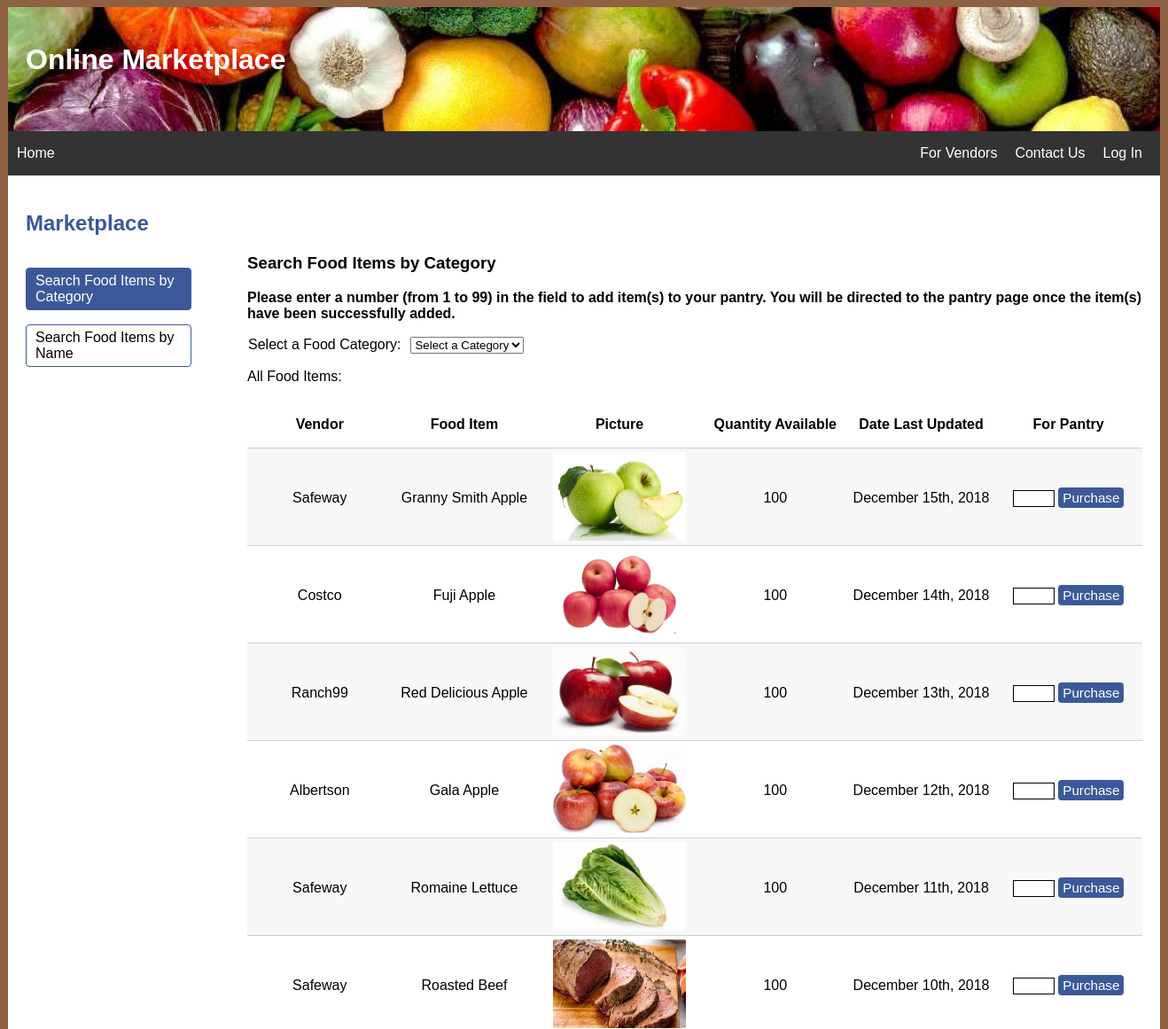
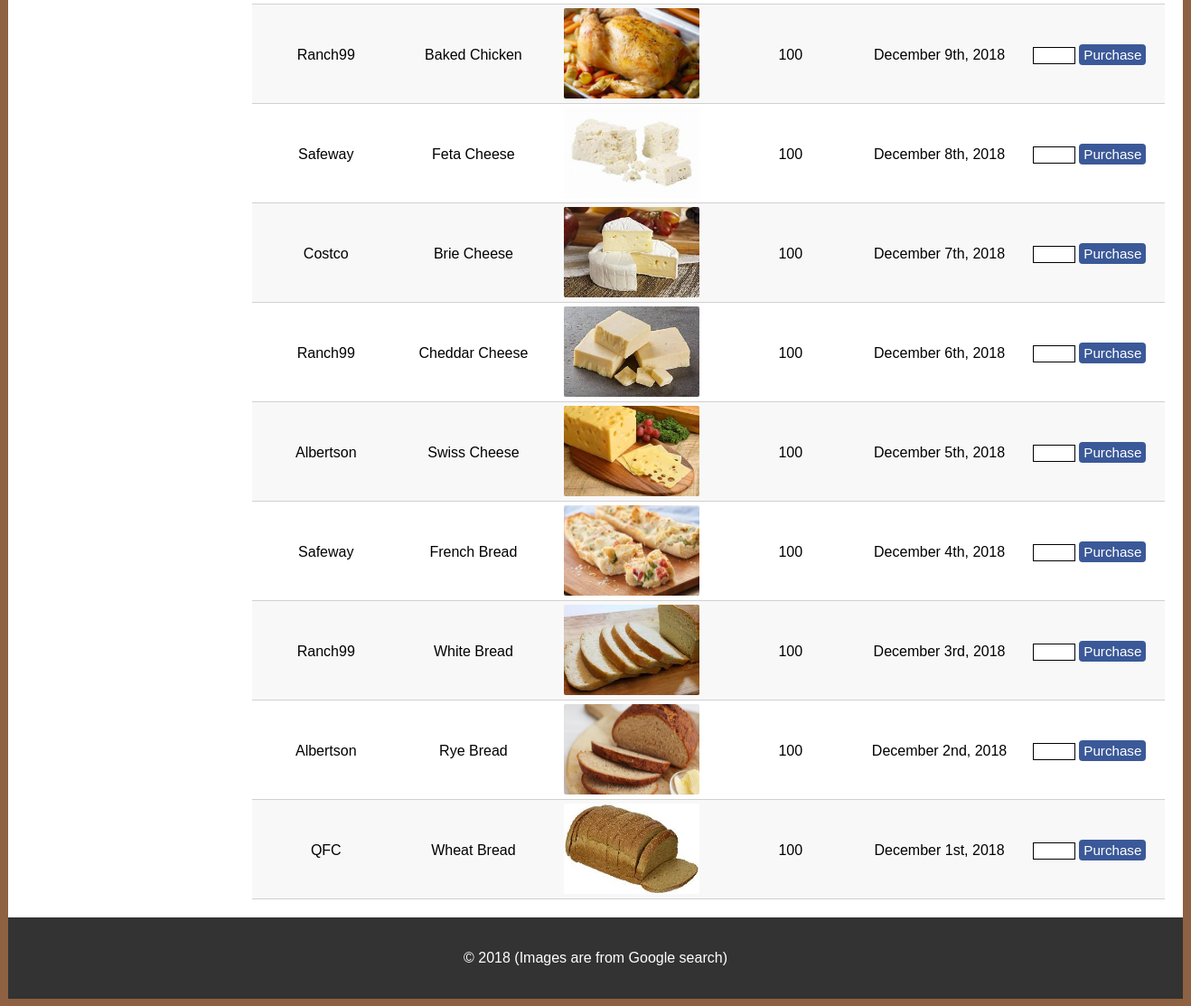
The app's page / (signed in) with its own data (2 pictures, top to bottom).
### tables this page shows
CREATE TABLE IF NOT EXISTS Foods (
    Food_Number int(10) unsigned NOT NULL auto_increment COMMENT 'A unique number to identify a single food.',
    Vendor_Number int(10) unsigned NOT NULL COMMENT 'A reference to the vendor that owns the food',
    Category_Number int(10) unsigned NOT NULL COMMENT 'A reference to the category that contains the food.',
    Food_Name varchar(40) NOT NULL COMMENT 'Food name.',
    Date_Updated timestamp NOT NULL default CURRENT_TIMESTAMP COMMENT 'Date updated.',
    Food_Quantity smallint(5) unsigned NOT NULL COMMENT 'Food quantity.',
    Food_Image VARCHAR(50) NOT NULL COMMENT 'Food image',
    CONSTRAINT FoodsPK PRIMARY KEY (Food_Number),
    CONSTRAINT FoodsFK1 FOREIGN KEY FoodsIX1 (Vendor_Number)
    REFERENCES Vendors (Vendor_Number) ON DELETE CASCADE,
    CONSTRAINT FoodsFK2 FOREIGN KEY FoodsIX2 (Category_Number)
    REFERENCES Categories (Category_Number) ON DELETE CASCADE
);

CREATE TABLE IF NOT EXISTS Vendors (
    Vendor_Number int(10) unsigned NOT NULL auto_increment COMMENT 'A unique number to identify a single vendor.',
    Vendor_Name varchar(40) NOT NULL COMMENT 'Vendor''s name.',
    CONSTRAINT VendorsPK PRIMARY KEY (Vendor_Number)
);

### includes/table.inc.php (the view, shortened to what this page needs)
<?php
    require_once "connectvars.inc.php";
    $query = "SELECT * FROM Vendors INNER JOIN Foods ON Foods.Vendor_Number = Vendors.Vendor_Number ORDER BY Foods.Date_Updated DESC";
    $data = mysqli_query($dbc, $query)
        or die ("Error querying database - $query");
?>
<p>All Food Items:</p>
<?php
    $row_count = 1;
    if (mysqli_num_rows($data) > 0) {
        echo "<table>
            <tr>
                <th class='cell'>Vendor</th>
                <th class='cell'>Food Item</th>
                <th class='cell'>Picture</th>
                <th class='cell'>Quantity Available</th>
                <th class='cell'>Date Last Updated</th>
                <th class='cell'>For Pantry</th>
            </tr>";
        while ($row = mysqli_fetch_array($data)) {
            $vendor = $row['Vendor_Name'];
            $itemid = $row['Food_Number'];
            $name = $row['Food_Name'];
            $image = $row['Food_Image'];
            $quantity = $row['Food_Quantity'];
            $date = date_create($row['Date_Updated']);
            $formatted_date = date_format($date,"F jS, Y");
            $row_count++;
            if ($row_count % 2 == 0) {
                echo "<tr class='even-row-color'>
                        <td class='cell'>$vendor</td>
                        <td class='cell'>$name</td>
                        <td class='cell'><img class='foodimage' src='./uploads/$image' alt='$name'></td>
                        <td class='cell'>$quantity</td>
                        <td class='cell'>$formatted_date</td>
                        <td class='cell'><form action='".$_SERVER['PHP_SELF']."' method='post' enctype='multipart/form-data' name='addlist'>
                        <input type='hidden' name='itemid' value='$itemid'>
                        <input type='text' class='quantity' name='quantity' size='3'>&nbsp;<input type='submit' class='addsubmit' name='addsubmit' value='Purchase'></form></td>
                    </tr>
                    ";
            } else {
                echo "<tr class='odd-row-color'>
                        <td class='cell'>$vendor</td>
                        <td class='cell'>$name</td>
                        <td class='cell'><img class='foodimage' src='./uploads/$image' alt='$name'></td>
                        <td class='cell'>$quantity</td>
                        <td class='cell'>$formatted_date</td>
                        <td class='cell'><form action='".$_SERVER['PHP_SELF']."' method='post' enctype='multipart/form-data' name='addlist'>
                        <input type='hidden' name='itemid' value='$itemid'>
                        <input type='text' class='quantity' name='quantity' size='3'>&nbsp;<input type='submit' class='addsubmit' name='addsubmit' value='Purchase'></form></td>
                    </tr>
                    ";
            }
        } echo "</table>";
    } else {
        echo "<p>Sorry, no results</p>";
    }
?>

### includes/htmlhead.inc.php (shortened to what this page needs)
<!DOCTYPE html>
<html lang="en">
    <head>
        <link rel="stylesheet" type="text/css" href="./styles/final.css">
    </head>

### index.php (shortened to what this page needs)
<?php
    require_once "./includes/connectvars.inc.php";
    require_once("./includes/htmlhead.inc.php");
?>
    <body>
        <div id="container">
<?php require_once("./includes/header.inc.php"); ?>
<?php require_once("./includes/navigation.inc.php"); ?>
            <div id="content">
                <h2>Marketplace</h2>
                <div id="sidebar">
                    <p class="active" data-tab="tab-1">Search Food Items by Category</p>
                    <p data-tab="tab-2">Search Food Items by Name</p>
                </div>
                <div id="forms">
                    <div id="tab-1" class="section">
                        <h3>Search Food Items by Category</h3>
                        <p class="instruction">Please enter a number (from 1 to 99) in the field to add item(s) to your pantry. You will be directed to the pantry page once the item(s) have been successfully added.</p>
                        <form>
                            <table>
                                <tr>
                                    <td><label for="selection">Select a Food Category:&nbsp;&nbsp;</label></td>
                                    <td><select name="selection" id="selection">
                                           <option value="">Select a Category</option>
                                         </select>
                                    </td>
                                </tr>
                            </table>
                        </form>
                        <div id="allcategories">
<?php require_once("./includes/table.inc.php"); ?>
                        </div>
                    </div>
                </div>
            </div>
<?php require_once("./includes/footer.inc.php"); ?>
        </div>
    </body>
</html>

### includes/header.inc.php
<div id="header">
    <h1>Online Marketplace</h1>
</div>

### includes/navigation.inc.php
<div id="nav-wrapper">
    <div id="navigation">
        <?php
            if (isset($_SESSION['username']) && $_SESSION['authenticate']) {
        ?>
        <p class="nav"><a href="home.php" target="_self">Home</a></p>
        <p class="nav"><a href="index.php" target="_self">Marketplace</a></p>
        <p class="nav"><a href="pantry.php" target="_self">Your Pantry</a></p>
        <p id="logout"><a href="logout.php" target="_self">Log Out</a></p>
        <p class="contact"><a href="contact.php" target="_self">Contact Us</a></p>
        <p class="forvendor"><a href="vendor.php" target="_self">For Vendors</a></p>
        <?php
            } else {
        ?>
        <p class="nav"><a href="home.php" target="_self">Home</a></p>
        <p id="login"><a href="login.php" target="_self">Log In</a></p>
        <p class="contact"><a href="contact.php" target="_self">Contact Us</a></p>
        <p class="forvendor"><a href="vendor.php" target="_self">For Vendors</a></p>
        <?php
            }
        ?>
    </div>
</div>

### includes/footer.inc.php
<div id="footer">
    <p>&copy; 2018 (Images are from Google search)</p>
</div>

### styles/final.css (style rules this page uses)
body { color: #000; font-family: Arial, Helvetica, sans-serif; font-size: medium; background-color: #8d6142; }
#container { display: none; width: 1300px; margin-left: auto; margin-right: auto; background-color: #fff; }
#content { padding: 20px; }
img { border-radius: 2px; }
#header { height: 100px; padding-left: 20px; color: #fff; background-color: #003262; background: url("../images/header.jpg"); background-repeat: no-repeat; background-size: cover; padding: 20px; }
.nav, #loginblock, #introblock, #slideshowblock, #block, #intro { float: left; }
#nav-wrapper, #navigation, #navbar { height: 50px; background-color: #333; }
.nav { padding: 0px 10px 0px 10px; color: #fff; }
#navigation > p > a, #navbar > p > a { color: #fff; text-decoration: none; }
h2 { color: #3b5998; }
#login, #logout, .contact, .forvendor { float: right; padding-right: 20px; }
#sidebar { float: left; width: 250px; }
#sidebar p { border: solid 1px #3b5998; padding: 5px 5px 5px 10px; width: 170px; border-radius: 4px; cursor: pointer; }
#forms { margin-left: 250px; }
.active, #sidebar p:hover { background-color: #3b5998; color: #fff; }
.instruction { font-weight: bold; }
.foodimage { width: 150px; height: 100px; }
.cell { text-align: center; width: 200px; height: 50px; padding-top: 4px; border-bottom: 1px solid #d0d0d0; }
.even-row-color { background-color: #f8f8f8; }
.odd-row-color { background-color: #fff; }
table { border-collapse: collapse; }
#submit, .addsubmit, .minus, #addname, #additem, #addquantity, #contactsubmit, #registersubmit { border: none; border-radius: 4px; font-size: 95%; padding: 3px 5px 3px 5px; cursor: pointer; }
.addsubmit, .minus, #addname, #additem, #addquantity, #contactsubmit, #registersubmit { background-color: #3b5998; color: #fff; }
.quantity, #search { border: 1px solid #000; }
#footer { color: #fff; background-color: #333; padding: 20px; clear: both; }
#footer p { text-align: center; }

### records on screen
foods: Vendor_Number.Vendor_Name "Safeway", Food_Name "Granny Smith Apple", Food_Image (picture), Food_Quantity "100", Date_Updated "December 15th, 2018"
foods: Vendor_Number.Vendor_Name "Costco", Food_Name "Fuji Apple", Food_Image (picture), Food_Quantity "100", Date_Updated "December 14th, 2018"
foods: Vendor_Number.Vendor_Name "Ranch99", Food_Name "Red Delicious Apple", Food_Image (picture), Food_Quantity "100", Date_Updated "December 13th, 2018"
foods: Vendor_Number.Vendor_Name "Albertson", Food_Name "Gala Apple", Food_Image (picture), Food_Quantity "100", Date_Updated "December 12th, 2018"
foods: Vendor_Number.Vendor_Name "Safeway", Food_Name "Romaine Lettuce", Food_Image (picture), Food_Quantity "100", Date_Updated "December 11th, 2018"
foods: Vendor_Number.Vendor_Name "Safeway", Food_Name "Roasted Beef", Food_Image (picture), Food_Quantity "100", Date_Updated "December 10th, 2018"
foods: Vendor_Number.Vendor_Name "Ranch99", Food_Name "Baked Chicken", Food_Image (picture), Food_Quantity "100", Date_Updated "December 9th, 2018"
foods: Vendor_Number.Vendor_Name "Safeway", Food_Name "Feta Cheese", Food_Image (picture), Food_Quantity "100", Date_Updated "December 8th, 2018"
foods: Vendor_Number.Vendor_Name "Costco", Food_Name "Brie Cheese", Food_Image (picture), Food_Quantity "100", Date_Updated "December 7th, 2018"
foods: Vendor_Number.Vendor_Name "Ranch99", Food_Name "Cheddar Cheese", Food_Image (picture), Food_Quantity "100", Date_Updated "December 6th, 2018"
foods: Vendor_Number.Vendor_Name "Albertson", Food_Name "Swiss Cheese", Food_Image (picture), Food_Quantity "100", Date_Updated "December 5th, 2018"
foods: Vendor_Number.Vendor_Name "Safeway", Food_Name "French Bread", Food_Image (picture), Food_Quantity "100", Date_Updated "December 4th, 2018"
foods: Vendor_Number.Vendor_Name "Ranch99", Food_Name "White Bread", Food_Image (picture), Food_Quantity "100", Date_Updated "December 3rd, 2018"
foods: Vendor_Number.Vendor_Name "Albertson", Food_Name "Rye Bread", Food_Image (picture), Food_Quantity "100", Date_Updated "December 2nd, 2018"
foods: Vendor_Number.Vendor_Name "QFC", Food_Name "Wheat Bread", Food_Image (picture), Food_Quantity "100", Date_Updated "December 1st, 2018"
